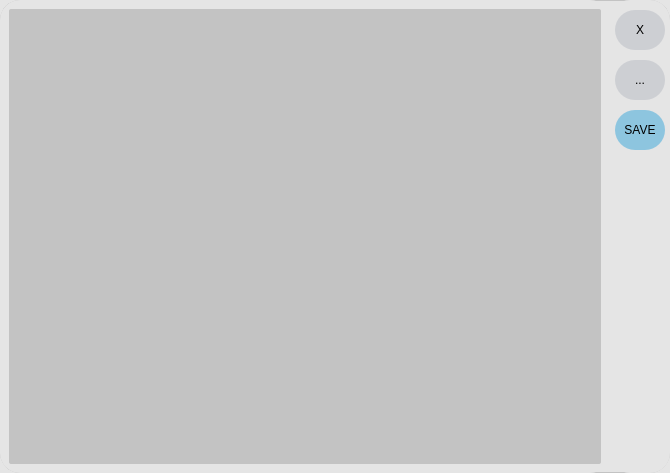
<?xml version="1.0" encoding="UTF-8"?>
<ui version="4.0">
 <class>Form_Content_Hover</class>
 <widget class="QWidget" name="Form_Content_Hover">
  <property name="geometry">
   <rect>
    <x>0</x>
    <y>0</y>
    <width>670</width>
    <height>473</height>
   </rect>
  </property>
  <property name="windowTitle">
   <string>Form</string>
  </property>
  <property name="styleSheet">
   <string notr="true">QWidget
{
background:#e5e5e5;
border:1px solid #c3c3c3;
border-radius:20px;
}</string>
  </property>
  <layout class="QGridLayout" name="gridLayout">
   <property name="leftMargin">
    <number>0</number>
   </property>
   <property name="topMargin">
    <number>0</number>
   </property>
   <property name="rightMargin">
    <number>0</number>
   </property>
   <property name="bottomMargin">
    <number>0</number>
   </property>
   <property name="spacing">
    <number>0</number>
   </property>
   <item row="0" column="0">
    <widget class="QWidget" name="widget" native="true">
     <property name="styleSheet">
      <string notr="true">QWidget
{
border:none;
}</string>
     </property>
     <layout class="QGridLayout" name="gridLayout_3">
      <item row="0" column="0">
       <widget class="QTextEdit" name="textEdit">
        <property name="styleSheet">
         <string notr="true">QTextEdit
{
background:#c3c3c3;
border:solid 1px black;
border-radius:2px;
}</string>
        </property>
        <property name="html">
         <string>&lt;!DOCTYPE HTML PUBLIC &quot;-//W3C//DTD HTML 4.0//EN&quot; &quot;http://www.w3.org/TR/REC-html40/strict.dtd&quot;&gt;
&lt;html&gt;&lt;head&gt;&lt;meta name=&quot;qrichtext&quot; content=&quot;1&quot; /&gt;&lt;style type=&quot;text/css&quot;&gt;
p, li { white-space: pre-wrap; }
&lt;/style&gt;&lt;/head&gt;&lt;body style=&quot; font-family:'MS Shell Dlg 2'; font-size:8.25pt; font-weight:400; font-style:normal;&quot;&gt;
&lt;p style=&quot;-qt-paragraph-type:empty; margin-top:0px; margin-bottom:0px; margin-left:0px; margin-right:0px; -qt-block-indent:0; text-indent:0px;&quot;&gt;&lt;br /&gt;&lt;/p&gt;&lt;/body&gt;&lt;/html&gt;</string>
        </property>
       </widget>
      </item>
     </layout>
    </widget>
   </item>
   <item row="0" column="1">
    <widget class="QWidget" name="widget_2" native="true">
     <property name="minimumSize">
      <size>
       <width>60</width>
       <height>0</height>
      </size>
     </property>
     <property name="maximumSize">
      <size>
       <width>60</width>
       <height>16777215</height>
      </size>
     </property>
     <property name="styleSheet">
      <string notr="true">QWidget
{
border:none;
}</string>
     </property>
     <layout class="QGridLayout" name="gridLayout_2">
      <property name="leftMargin">
       <number>5</number>
      </property>
      <property name="topMargin">
       <number>10</number>
      </property>
      <property name="rightMargin">
       <number>5</number>
      </property>
      <property name="bottomMargin">
       <number>0</number>
      </property>
      <property name="horizontalSpacing">
       <number>0</number>
      </property>
      <property name="verticalSpacing">
       <number>10</number>
      </property>
      <item row="4" column="0">
       <spacer name="verticalSpacer">
        <property name="orientation">
         <enum>Qt::Vertical</enum>
        </property>
        <property name="sizeHint" stdset="0">
         <size>
          <width>20</width>
          <height>40</height>
         </size>
        </property>
       </spacer>
      </item>
      <item row="0" column="0">
       <widget class="QToolButton" name="tb_close">
        <property name="minimumSize">
         <size>
          <width>50</width>
          <height>40</height>
         </size>
        </property>
        <property name="maximumSize">
         <size>
          <width>50</width>
          <height>40</height>
         </size>
        </property>
        <property name="styleSheet">
         <string notr="true">QToolButton
{
background:#cdcfd3;
}

QToolButton:hover
{
background:#c3c3c3;
}</string>
        </property>
        <property name="text">
         <string>X</string>
        </property>
       </widget>
      </item>
      <item row="1" column="0">
       <widget class="QToolButton" name="tb_context">
        <property name="minimumSize">
         <size>
          <width>50</width>
          <height>40</height>
         </size>
        </property>
        <property name="maximumSize">
         <size>
          <width>50</width>
          <height>40</height>
         </size>
        </property>
        <property name="styleSheet">
         <string notr="true">QToolButton
{
background:#cdcfd3;
}

QToolButton:hover
{
background:#c3c3c3;
}</string>
        </property>
        <property name="text">
         <string>...</string>
        </property>
       </widget>
      </item>
      <item row="2" column="0">
       <widget class="QToolButton" name="tb_save">
        <property name="minimumSize">
         <size>
          <width>50</width>
          <height>40</height>
         </size>
        </property>
        <property name="maximumSize">
         <size>
          <width>50</width>
          <height>40</height>
         </size>
        </property>
        <property name="styleSheet">
         <string notr="true">QToolButton
{
background:#8dc5df;
}

QToolButton:hover
{
background:#c3c3c3;
}</string>
        </property>
        <property name="text">
         <string>SAVE</string>
        </property>
       </widget>
      </item>
     </layout>
    </widget>
   </item>
  </layout>
 </widget>
 <resources/>
 <connections/>
</ui>
